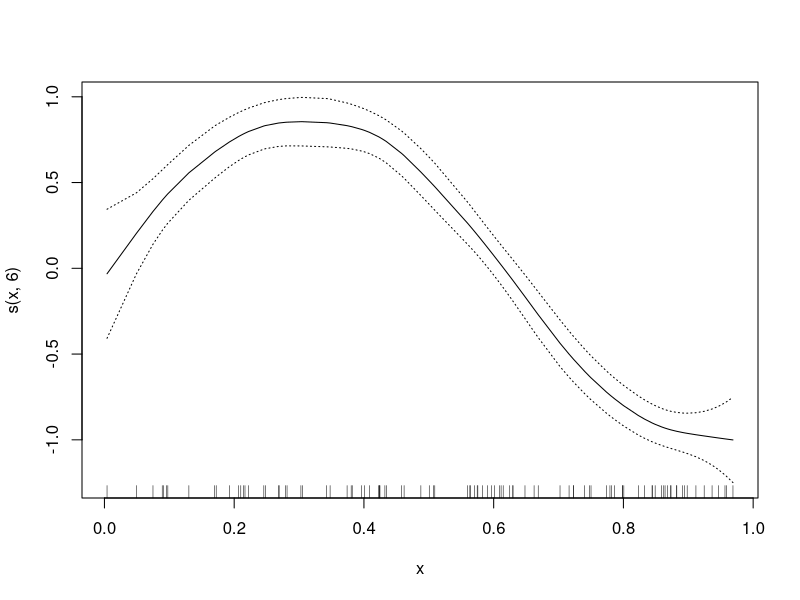
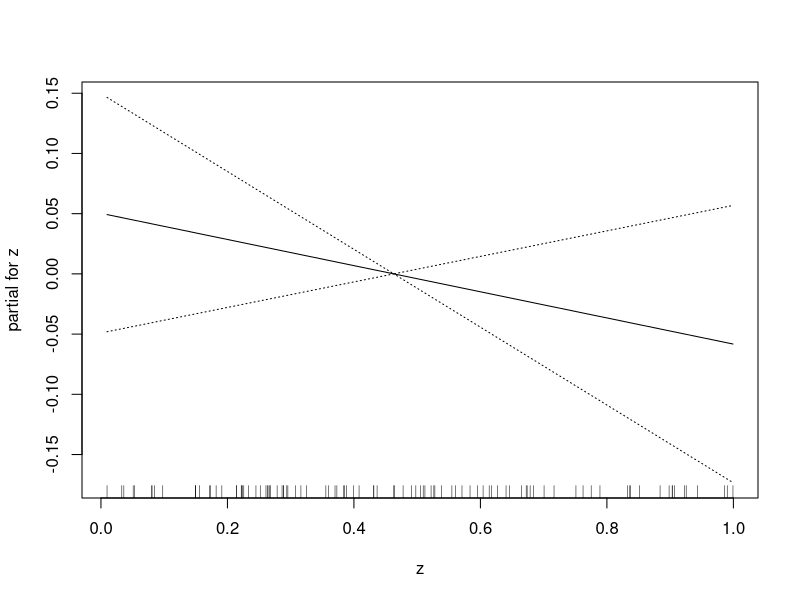

These figures' R source, in order:
library(gam)


### Name: gam
### Title: Fitting Generalized Additive Models
### Aliases: gam gam.fit
### Keywords: models regression nonparametric smooth

### ** Examples

data(kyphosis)
gam(Kyphosis ~ s(Age,4) + Number, family = binomial, data=kyphosis,
trace=TRUE)
data(airquality)
gam(Ozone^(1/3) ~ lo(Solar.R) + lo(Wind, Temp), data=airquality, na=na.gam.replace)
gam(Kyphosis ~ poly(Age,2) + s(Start), data=kyphosis, family=binomial, subset=Number>2)
data(gam.data)
Gam.object <- gam(y ~ s(x,6) + z,data=gam.data)
summary(Gam.object)
plot(Gam.object,se=TRUE)
data(gam.newdata)
predict(Gam.object,type="terms",newdata=gam.newdata)
